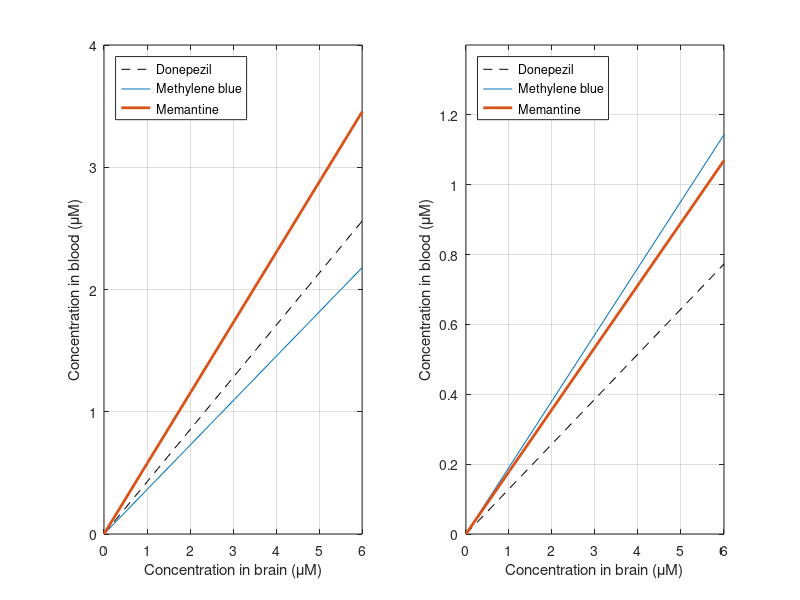

The MATLAB script that drew this image:
clear
clear all
subplot(1,2,1)
x=linspace(0,100);
y1=x/2.3442;
y2=x/2.7542;
y3=x/1.7378;
plot(x,y1,'black--',x,y2,x,y3,'LineWidth', 2);
ylabel('Concentration in blood (\muM)');
xlabel('Concentration in brain (\muM)');
legend('Donepezil','Methylene blue','Memantine','Location', 'NorthWest')
ylim([0 4])
xlim([0 6])
grid on
subplot(1,2,2)
x=linspace(0,100);
y5=x/7.7625;
y6=x/5.2481;
y7=x/5.6114;
y8=x/2.5119;
plot(x,y5,'black--',x,y6,x,y7,'LineWidth', 2);
ylabel('Concentration in blood (\muM)');
xlabel('Concentration in brain (\muM)');
legend('Donepezil','Methylene blue','Memantine','Location', 'NorthWest')
ylim([0 1.4])
xlim([0 6])
grid on